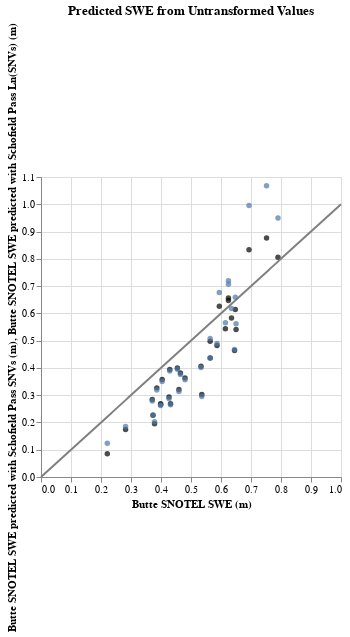

Here is the notebook cell this chart was saved with:
### Code cell
data2 = {'x': np.linspace(0,1,100),
        'y': np.linspace(0,1,100)}
df_lin2 = pd.DataFrame(data2)
    
line2 = alt.Chart(df_lin2).mark_line().encode(
    alt.X('x:Q'),
    alt.Y('y:Q'),
    color=alt.value("#808080")
)

station_predict = alt.Chart(df_swe_pred).mark_circle().encode(
        x = alt.X('station_swe').title('Butte SNOTEL SWE (m)'), #.axis(values=[-5,-4,-3,-2,-1,0,1,2,3,4,5]),
        y = alt.Y('swe_pred').title('Butte SNOTEL SWE predicted with Schofield Pass SNVs (m)'),
    color=alt.value('#000000') #.axis(values=[-5,-4,-3,-2,-1,0,1,2,3,4,5]).scale(domain=[-5,5]).scale(domain=[0,2500]),
    ).properties(title='Predicted SWE from Untransformed Values')

station_predict_log = alt.Chart(df_swe_pred_log).mark_circle().encode(
        x = alt.X('station_swe').title('Butte SNOTEL SWE (m)'), #.axis(values=[-5,-4,-3,-2,-1,0,1,2,3,4,5]),
        y = alt.Y('swe_pred_log_trans').title('Butte SNOTEL SWE predicted with Schofield Pass Ln(SNVs) (m)') #.axis(values=[-5,-4,-3,-2,-1,0,1,2,3,4,5]).scale(domain=[-5,5]).scale(domain=[0,2500]),
    ).properties(title='Predicted SWE')

combined = (station_predict + line2 + station_predict_log) # + annotation
#combined.save('../figures/swe_predicted.png')
combined

### Figure 1 — Vega specification as saved in the notebook (floating-point values rounded to 4 significant figures)
{"$schema": "https://vega.github.io/schema/vega/v5.json", "data": [{"name": "source_1", "values": [{"x": 0.0, "y": 0.0}, {"x": 0.0101, "y": 0.0101}, {"x": 0.0202, "y": 0.0202}, {"x": 0.0303, "y": 0.0303}, {"x": 0.0404, "y": 0.0404}, {"x": 0.05051, "y": 0.05051}, {"x": 0.06061, "y": 0.06061}, {"x": 0.07071, "y": 0.07071}, {"x": 0.08081, "y": 0.08081}, {"x": 0.09091, "y": 0.09091}, {"x": 0.101, "y": 0.101}, {"x": 0.1111, "y": 0.1111}, {"x": 0.1212, "y": 0.1212}, {"x": 0.1313, "y": 0.1313}, {"x": 0.1414, "y": 0.1414}, {"x": 0.1515, "y": 0.1515}, {"x": 0.1616, "y": 0.1616}, {"x": 0.1717, "y": 0.1717}, {"x": 0.1818, "y": 0.1818}, {"x": 0.1919, "y": 0.1919}, {"x": 0.202, "y": 0.202}, {"x": 0.2121, "y": 0.2121}, {"x": 0.2222, "y": 0.2222}, {"x": 0.2323, "y": 0.2323}, {"x": 0.2424, "y": 0.2424}, {"x": 0.2525, "y": 0.2525}, {"x": 0.2626, "y": 0.2626}, {"x": 0.2727, "y": 0.2727}, {"x": 0.2828, "y": 0.2828}, {"x": 0.2929, "y": 0.2929}, {"x": 0.303, "y": 0.303}, {"x": 0.3131, "y": 0.3131}, {"x": 0.3232, "y": 0.3232}, {"x": 0.3333, "y": 0.3333}, {"x": 0.3434, "y": 0.3434}, {"x": 0.3535, "y": 0.3535}, {"x": 0.3636, "y": 0.3636}, {"x": 0.3737, "y": 0.3737}, {"x": 0.3838, "y": 0.3838}, {"x": 0.3939, "y": 0.3939}, {"x": 0.404, "y": 0.404}, {"x": 0.4141, "y": 0.4141}, {"x": 0.4242, "y": 0.4242}, {"x": 0.4343, "y": 0.4343}, {"x": 0.4444, "y": 0.4444}, {"x": 0.4545, "y": 0.4545}, {"x": 0.4646, "y": 0.4646}, {"x": 0.4747, "y": 0.4747}, {"x": 0.4848, "y": 0.4848}, {"x": 0.4949, "y": 0.4949}, {"x": 0.5051, "y": 0.5051}, {"x": 0.5152, "y": 0.5152}, {"x": 0.5253, "y": 0.5253}, {"x": 0.5354, "y": 0.5354}, {"x": 0.5455, "y": 0.5455}, {"x": 0.5556, "y": 0.5556}, {"x": 0.5657, "y": 0.5657}, {"x": 0.5758, "y": 0.5758}, {"x": 0.5859, "y": 0.5859}, {"x": 0.596, "y": 0.596}, {"x": 0.6061, "y": 0.6061}, {"x": 0.6162, "y": 0.6162}, {"x": 0.6263, "y": 0.6263}, {"x": 0.6364, "y": 0.6364}, {"x": 0.6465, "y": 0.6465}, {"x": 0.6566, "y": 0.6566}, {"x": 0.6667, "y": 0.6667}, {"x": 0.6768, "y": 0.6768}, {"x": 0.6869, "y": 0.6869}, {"x": 0.697, "y": 0.697}, {"x": 0.7071, "y": 0.7071}, {"x": 0.7172, "y": 0.7172}, {"x": 0.7273, "y": 0.7273}, {"x": 0.7374, "y": 0.7374}, {"x": 0.7475, "y": 0.7475}, {"x": 0.7576, "y": 0.7576}, {"x": 0.7677, "y": 0.7677}, {"x": 0.7778, "y": 0.7778}, {"x": 0.7879, "y": 0.7879}, {"x": 0.798, "y": 0.798}, {"x": 0.8081, "y": 0.8081}, {"x": 0.8182, "y": 0.8182}, {"x": 0.8283, "y": 0.8283}, {"x": 0.8384, "y": 0.8384}, {"x": 0.8485, "y": 0.8485}, {"x": 0.8586, "y": 0.8586}, {"x": 0.8687, "y": 0.8687}, {"x": 0.8788, "y": 0.8788}, {"x": 0.8889, "y": 0.8889}, {"x": 0.899, "y": 0.899}, {"x": 0.9091, "y": 0.9091}, {"x": 0.9192, "y": 0.9192}, {"x": 0.9293, "y": 0.9293}, {"x": 0.9394, "y": 0.9394}, {"x": 0.9495, "y": 0.9495}, {"x": 0.9596, "y": 0.9596}, {"x": 0.9697, "y": 0.9697}, {"x": 0.9798, "y": 0.9798}, {"x": 0.9899, "y": 0.9899}, {"x": 1.0, "y": 1.0}]}, {"name": "source_0", "values": [{"station_swe": 0.5639, "swe_pred": 0.4367}, {"station_swe": 0.5639, "swe_pred": 0.4978}, {"station_swe": 0.3988, "swe_pred": 0.2688}, {"station_swe": 0.5867, "swe_pred": 0.4825}, {"station_swe": 0.3861, "swe_pred": 0.3268}, {"station_swe": 0.4648, "swe_pred": 0.3817}, {"station_swe": 0.7518, "swe_pred": 0.8763}, {"station_swe": 0.635, "swe_pred": 0.5832}, {"station_swe": 0.4801, "swe_pred": 0.3634}, {"station_swe": 0.3708, "swe_pred": 0.2841}, {"station_swe": 0.5944, "swe_pred": 0.626}, {"station_swe": 0.4039, "swe_pred": 0.3573}, {"station_swe": 0.4318, "swe_pred": 0.2688}, {"station_swe": 0.5334, "swe_pred": 0.4062}, {"station_swe": 0.3785, "swe_pred": 0.1955}, {"station_swe": 0.5359, "swe_pred": 0.3024}, {"station_swe": 0.6248, "swe_pred": 0.6565}, {"station_swe": 0.3734, "swe_pred": 0.2261}, {"station_swe": 0.6502, "swe_pred": 0.5405}, {"station_swe": 0.6147, "swe_pred": 0.5435}, {"station_swe": 0.3988, "swe_pred": 0.2657}, {"station_swe": 0.7899, "swe_pred": 0.8061}, {"station_swe": 0.221, "swe_pred": 0.08563}, {"station_swe": 0.4597, "swe_pred": 0.3207}, {"station_swe": 0.6934, "swe_pred": 0.8336}, {"station_swe": 0.2819, "swe_pred": 0.1742}, {"station_swe": 0.6452, "swe_pred": 0.4642}, {"station_swe": 0.4267, "swe_pred": 0.2932}, {"station_swe": 0.4547, "swe_pred": 0.4001}, {"station_swe": 0.6477, "swe_pred": 0.6138}, {"station_swe": 0.6248, "swe_pred": 0.6473}, {"station_swe": 0.4293, "swe_pred": 0.394}]}, {"name": "source_2", "values": [{"station_swe": 0.5639, "swe_pred_log_trans": 0.436}, {"station_swe": 0.5639, "swe_pred_log_trans": 0.5081}, {"station_swe": 0.3988, "swe_pred_log_trans": 0.2645}, {"station_swe": 0.5867, "swe_pred_log_trans": 0.4896}, {"station_swe": 0.3861, "swe_pred_log_trans": 0.3192}, {"station_swe": 0.4648, "swe_pred_log_trans": 0.3755}, {"station_swe": 0.7518, "swe_pred_log_trans": 1.068}, {"station_swe": 0.635, "swe_pred_log_trans": 0.6177}, {"station_swe": 0.4801, "swe_pred_log_trans": 0.3562}, {"station_swe": 0.3708, "swe_pred_log_trans": 0.2784}, {"station_swe": 0.5944, "swe_pred_log_trans": 0.6762}, {"station_swe": 0.4039, "swe_pred_log_trans": 0.3499}, {"station_swe": 0.4318, "swe_pred_log_trans": 0.2645}, {"station_swe": 0.5334, "swe_pred_log_trans": 0.4018}, {"station_swe": 0.3785, "swe_pred_log_trans": 0.2022}, {"station_swe": 0.5359, "swe_pred_log_trans": 0.2956}, {"station_swe": 0.6248, "swe_pred_log_trans": 0.7195}, {"station_swe": 0.3734, "swe_pred_log_trans": 0.2272}, {"station_swe": 0.6502, "swe_pred_log_trans": 0.5617}, {"station_swe": 0.6147, "swe_pred_log_trans": 0.5656}, {"station_swe": 0.3988, "swe_pred_log_trans": 0.2617}, {"station_swe": 0.7899, "swe_pred_log_trans": 0.9498}, {"station_swe": 0.221, "swe_pred_log_trans": 0.1237}, {"station_swe": 0.4597, "swe_pred_log_trans": 0.3132}, {"station_swe": 0.6934, "swe_pred_log_trans": 0.9953}, {"station_swe": 0.2819, "swe_pred_log_trans": 0.1856}, {"station_swe": 0.6452, "swe_pred_log_trans": 0.4678}, {"station_swe": 0.4267, "swe_pred_log_trans": 0.2869}, {"station_swe": 0.4547, "swe_pred_log_trans": 0.3952}, {"station_swe": 0.6477, "swe_pred_log_trans": 0.6593}, {"station_swe": 0.6248, "swe_pred_log_trans": 0.7064}, {"station_swe": 0.4293, "swe_pred_log_trans": 0.3886}]}], "marks": [{"type": "symbol", "name": "layer_0_marks", "from": {"data": "source_0"}, "encode": {"update": {"fill": {"value": "#000000"}, "x": {"field": "station_swe", "scale": "x"}, "shape": {"value": "circle"}, "y": {"field": "swe_pred", "scale": "y"}, "opacity": {"value": 0.7}}}, "style": ["circle"]}, {"type": "line", "name": "layer_1_marks", "from": {"data": "source_1"}, "sort": {"field": "datum[\"x\"]"}, "encode": {"update": {"stroke": {"value": "#808080"}, "x": {"field": "x", "scale": "x"}, "y": {"field": "y", "scale": "y"}, "defined": {"signal": "isValid(datum[\"x\"]) && isFinite(+datum[\"x\"]) && isValid(datum[\"y\"]) && isFinite(+datum[\"y\"])"}}}, "style": ["line"]}, {"type": "symbol", "name": "layer_2_marks", "from": {"data": "source_2"}, "encode": {"update": {"fill": {"value": "#4c78a8"}, "opacity": {"value": 0.7}, "x": {"field": "station_swe", "scale": "x"}, "y": {"field": "swe_pred_log_trans", "scale": "y"}, "shape": {"value": "circle"}}}, "style": ["circle"]}], "scales": [{"name": "x", "type": "linear", "domain": {"fields": [{"data": "source_0", "field": "station_swe"}, {"data": "source_1", "field": "x"}, {"data": "source_2", "field": "station_swe"}]}, "range": [0, {"signal": "width"}], "zero": true, "nice": true}, {"name": "y", "type": "linear", "domain": {"fields": [{"data": "source_0", "field": "swe_pred"}, {"data": "source_1", "field": "y"}, {"data": "source_2", "field": "swe_pred_log_trans"}]}, "range": [{"signal": "height"}, 0], "nice": true, "zero": true}], "axes": [{"scale": "x", "minExtent": 0, "domain": false, "grid": true, "aria": false, "orient": "bottom", "labels": false, "gridScale": "y", "tickCount": {"signal": "ceil(width/40)"}, "maxExtent": 0, "ticks": false, "zindex": 0}, {"scale": "y", "domain": false, "maxExtent": 0, "minExtent": 0, "tickCount": {"signal": "ceil(height/40)"}, "aria": false, "orient": "left", "grid": true, "labels": false, "ticks": false, "zindex": 0, "gridScale": "x"}, {"scale": "x", "tickCount": {"signal": "ceil(width/40)"}, "zindex": 0, "grid": false, "orient": "bottom", "title": "Butte SNOTEL SWE (m)", "labelFlush": true, "labelOverlap": true}, {"scale": "y", "grid": false, "tickCount": {"signal": "ceil(height/40)"}, "title": "Butte SNOTEL SWE predicted with Schofield Pass SNVs (m), Butte SNOTEL SWE predicted with Schofield Pass Ln(SNVs) (m)", "labelOverlap": true, "orient": "left", "zindex": 0}], "title": {"text": "Predicted SWE from Untransformed Values", "frame": "group"}, "width": 300, "padding": 5, "style": "cell", "background": "white", "height": 300}
